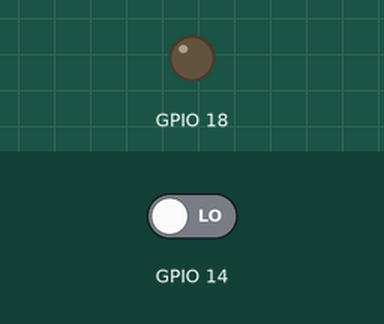
Bench run of a program on a simulated Raspberry Pi (BCM pin numbers). On the bench: output pins drawn as LEDs (lit = HIGH). The inputs (shaded band) are chosen by the test bench; at power-on: GPIO 14 LOW. What the program prints to the terminal is not drawn.

Above: at 1.2 s.
1.3 s: GPIO 14 driven HIGH
At 1.9 s:
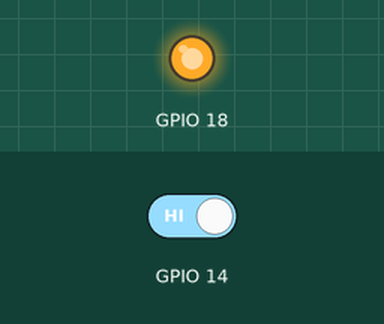
2.8 s: GPIO 14 driven LOW
At 4.2 s:
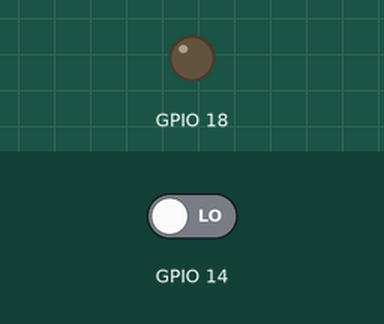
Timing chart, 0 to 5.8 s (numbered marks = the images above; inputs shaded):
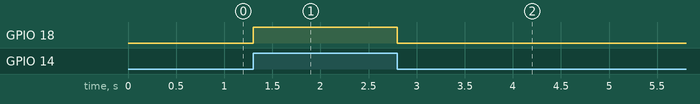

The program:

getset.py
```python
#!/usr/bin/env python3
# //////////////////////////////////////
# 	getset.py
#  Get the value of P8_16 and write it to P9_14.
#     P8_16 is line 14 on chip 1.  P9_14 is line 18 of chip 1.
# 	Wiring:	Attach a switch to P8_16 and 3.3V and an LED to P9_14.
# 	Setup:	sudo apt uupdate; sudo apt install libgpiod-dev
#           Run: gpioinfo | grep -i -e chip -e P9_14 to find chip and line numbers
# 	See:	https://github.com/starnight/libgpiod-example/blob/master/libgpiod-led/main.c
# //////////////////////////////////////
# Based on https://git.kernel.org/pub/scm/libs/libgpiod/libgpiod.git/tree/bindings/python/examples

import gpiod
import sys

CONSUMER='getset'
CHIP='1'
getoffsets=[14] # P8_16
setoffests=[18] # P9_14

chip = gpiod.Chip(CHIP)

getlines = chip.get_lines(getoffsets)
getlines.request(consumer=CONSUMER, type=gpiod.LINE_REQ_DIR_IN)

setlines = chip.get_lines(setoffests)
setlines.request(consumer=CONSUMER, type=gpiod.LINE_REQ_DIR_OUT)

print("Hit ^C to stop")

while True:
    vals = getlines.get_values()

    # for val in vals:
    #     print(val, end=' ')
    # print('\r', end='')

    setlines.set_values(vals)
```

Measured:
- after the input at 1.3 s, GPIO 18: LOW → HIGH at once
- after the input at 2.8 s, GPIO 18: HIGH → LOW at once
